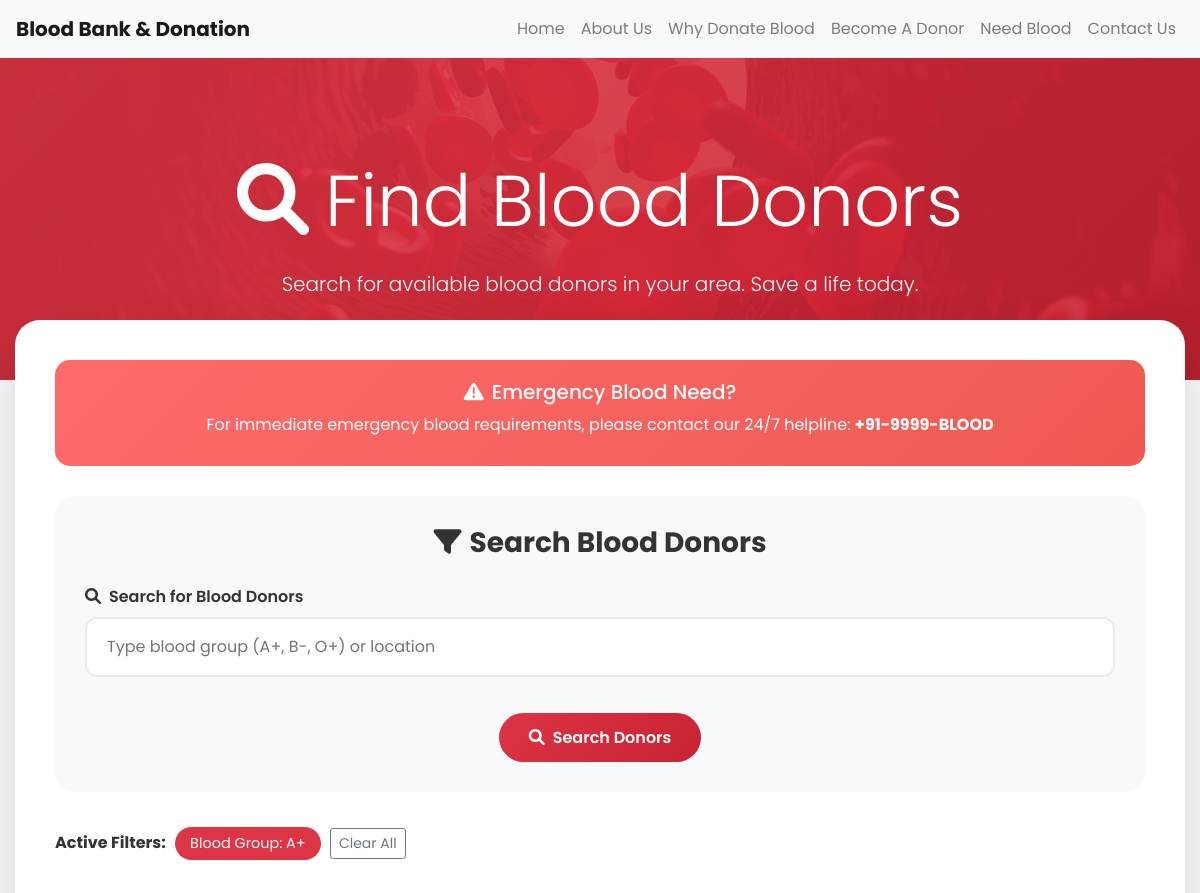
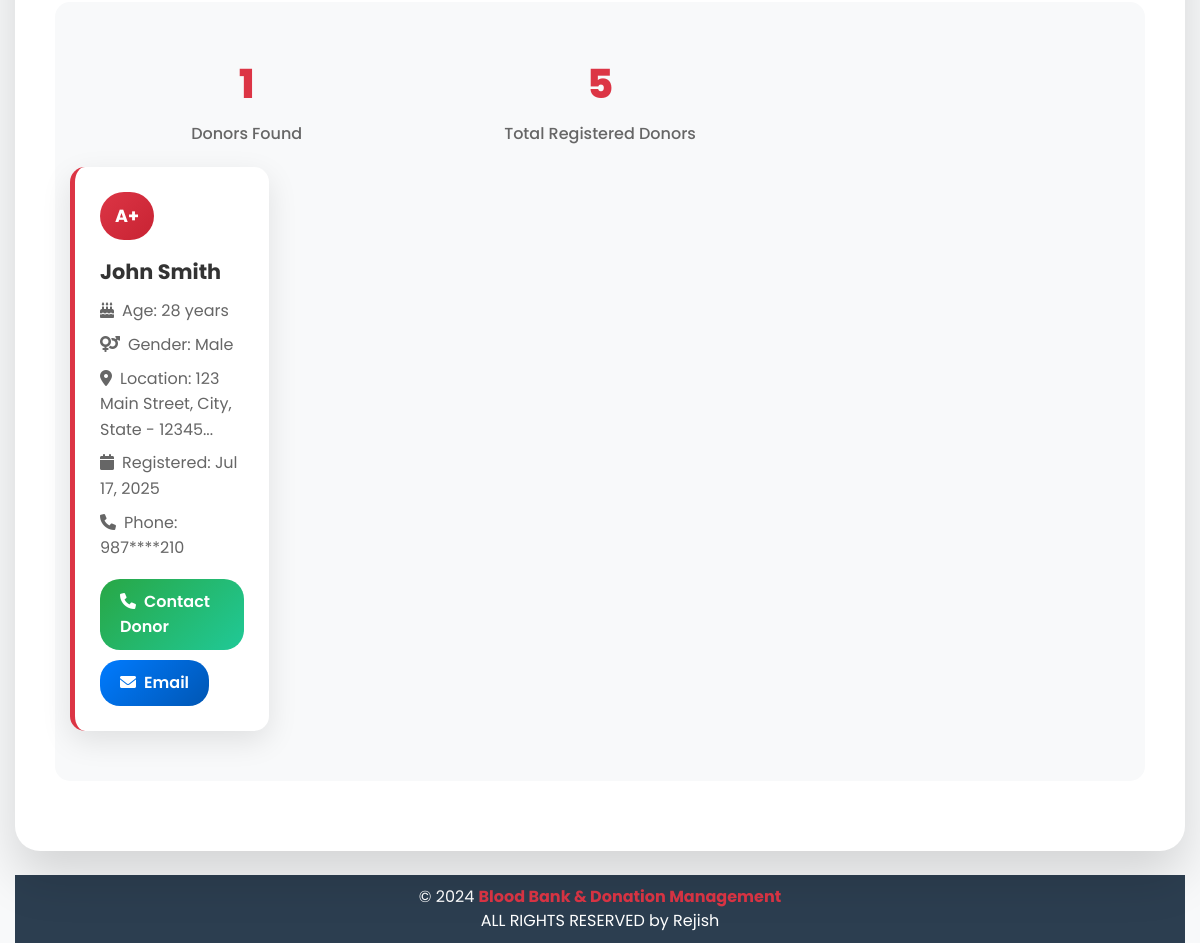
Screenshot of /views/pages/need_blood.php?blood_group=1 with the database file from the repository (2 pictures, top to bottom).
### tables this page shows
CREATE TABLE `donor_details` (
  `donor_id` int(11) NOT NULL AUTO_INCREMENT,
  `donor_name` varchar(100) NOT NULL,
  `donor_number` varchar(15) NOT NULL,
  `donor_mail` varchar(100) DEFAULT NULL,
  `donor_age` int(3) NOT NULL,
  `donor_gender` enum('Male','Female','Other') NOT NULL,
  `donor_blood` int(11) NOT NULL,
  `donor_address` text NOT NULL,
  `registration_date` timestamp NOT NULL DEFAULT CURRENT_TIMESTAMP,
  PRIMARY KEY (`donor_id`),
  KEY `fk_donor_blood` (`donor_blood`),
  CONSTRAINT `fk_donor_blood` FOREIGN KEY (`donor_blood`) REFERENCES `blood` (`blood_id`) ON DELETE RESTRICT ON UPDATE CASCADE
);

CREATE TABLE `blood` (
  `blood_id` int(11) NOT NULL AUTO_INCREMENT,
  `blood_group` varchar(10) NOT NULL,
  PRIMARY KEY (`blood_id`)
);

### views/pages/need_blood.php (the view, shortened to what this page needs)
<!DOCTYPE html>
<html lang="en">
<?php
include($_SERVER['DOCUMENT_ROOT'] . '/blood bank/config/config.php');
include($_SERVER['DOCUMENT_ROOT'] . '/blood bank/views/header/head.php');
?>
<head>
    <link rel="stylesheet" href="https://cdnjs.cloudflare.com/ajax/libs/font-awesome/6.0.0/css/all.min.css">
</head>
<body>
<div class="hero-section">
    <div class="container">
        <div class="hero-content">
            <h1 class="display-3 mb-4" style="color:white;">
                <i class="fas fa-search mr-3"></i>Find Blood Donors
            </h1>
            <p class="lead mb-0">Search for available blood donors in your area. Save a life today.</p>
        </div>
    </div>
</div>
<div class="container">
    <div class="search-container">
        <div class="emergency-notice">
            <h5><i class="fas fa-exclamation-triangle mr-2"></i>Emergency Blood Need?</h5>
            <p class="mb-2">For immediate emergency blood requirements, please contact our 24/7 helpline: <strong>+91-9999-BLOOD</strong></p>
        </div>
        <div class="search-form">
            <h3 class="text-center mb-4"><i class="fas fa-filter mr-2"></i>Search Blood Donors</h3>
            <form method="GET" action="need_blood.php">
                <div class="row mb-3">
                    <div class="col-12">
                        <div class="form-group-modern">
                            <label class="form-label">
                                <i class="fas fa-search mr-2"></i>Search for Blood Donors
                            </label>
                            <input type="text" name="quick_search" class="form-control-modern"
                                   placeholder="Type blood group (A+, B-, O+) or location"
                                   value="<?php echo isset($_GET['quick_search']) ? htmlspecialchars($_GET['quick_search']) : ''; ?>">
                        </div>
                    </div>
                </div>
                <div class="row">
                    <div class="col-12 text-center">
                        <button type="submit" class="btn-search" style="width: auto; padding: 12px 30px;">
                            <i class="fas fa-search mr-2"></i>Search Donors
                        </button>
                    </div>
                </div>
            </form>
        </div>
        <div class="search-results">
            <?php
            $has_search_query = !empty($_GET['quick_search']) || !empty($_GET['blood_group']) ||
                               !empty($_GET['location']) || !empty($_GET['gender']) ||
                               !empty($_GET['min_age']) || !empty($_GET['max_age']);
            if ($has_search_query) {
                $search_conditions = [];
                $params = [];
                $types = "";
                $base_sql = "SELECT d.*, b.blood_group FROM donor_details d
                            JOIN blood b ON d.donor_blood = b.blood_id WHERE 1=1";
                if (!empty($_GET['blood_group'])) {
                    $search_conditions[] = "d.donor_blood = ?";
                    $params[] = $_GET['blood_group'];
                    $types .= "i";
                }
                if (!empty($search_conditions)) {
                    $base_sql .= " AND " . implode(" AND ", $search_conditions);
                }
                $base_sql .= " ORDER BY d.registration_date DESC";
                if (!empty($params)) {
                    $stmt = mysqli_prepare($conn, $base_sql);
                    if ($stmt) {
                        mysqli_stmt_bind_param($stmt, $types, ...$params);
                        mysqli_stmt_execute($stmt);
                        $result = mysqli_stmt_get_result($stmt);
                    } else {
                        echo "<div class='alert alert-danger'>Error preparing search query: " . mysqli_error($conn) . "</div>";
                        $result = false;
                    }
                } else {
                    $result = mysqli_query($conn, $base_sql);
                    if (!$result) {
                        echo "<div class='alert alert-danger'>Error executing query: " . mysqli_error($conn) . "</div>";
                    }
                }
                $active_filters = [];
                if (!empty($_GET['blood_group'])) {
                    $bg_sql = "SELECT blood_group FROM blood WHERE blood_id = " . intval($_GET['blood_group']);
                    $bg_result = mysqli_query($conn, $bg_sql);
                    $bg_row = mysqli_fetch_assoc($bg_result);
                    $active_filters[] = "Blood Group: " . $bg_row['blood_group'];
                }
                if (!empty($active_filters)) {
                    echo "<div class='mb-3'>";
                    echo "<strong>Active Filters:</strong> ";
                    foreach ($active_filters as $filter) {
                        echo "<span class='filter-badge'>{$filter}</span>";
                    }
                    echo " <a href='need_blood.php' class='btn btn-sm btn-outline-secondary'>Clear All</a>";
                    echo "</div>";
                }
                if ($result) {
                    $donor_count = mysqli_num_rows($result);
                } else {
                    $donor_count = 0;
                }
                echo "<div class='stats-row'>";
                echo "<div class='row'>";
                echo "<div class='col-md-4'>";
                echo "<div class='stat-card'>";
                echo "<span class='stat-number'>{$donor_count}</span>";
                echo "<div class='stat-label'>Donors Found</div>";
                echo "</div>";
                echo "</div>";
                $total_sql = "SELECT COUNT(*) as total FROM donor_details";
                $total_result = mysqli_query($conn, $total_sql);
                $total_row = mysqli_fetch_assoc($total_result);
                echo "<div class='col-md-4'>";
                echo "<div class='stat-card'>";
                echo "<span class='stat-number'>{$total_row['total']}</span>";
                echo "<div class='stat-label'>Total Registered Donors</div>";
                echo "</div>";
                echo "</div>";
            }
            ?>
            <div class="row">
                <?php
                if ($has_search_query && $donor_count > 0) {
                    while ($row = mysqli_fetch_assoc($result)) {
                        echo "<div class='col-md-6'>";
                        echo "<div class='donor-card'>";
                        echo "<div class='donor-blood-type'>{$row['blood_group']}</div>";
                        echo "<div class='donor-name'>{$row['donor_name']}</div>";
                        echo "<div class='donor-info'><i class='fas fa-birthday-cake mr-2'></i>Age: {$row['donor_age']} years</div>";
                        echo "<div class='donor-info'><i class='fas fa-venus-mars mr-2'></i>Gender: {$row['donor_gender']}</div>";
                        echo "<div class='donor-info'><i class='fas fa-map-marker-alt mr-2'></i>Location: " . substr($row['donor_address'], 0, 50) . "...</div>";
                        echo "<div class='donor-info'><i class='fas fa-calendar mr-2'></i>Registered: " . date('M d, Y', strtotime($row['registration_date'])) . "</div>";
                        $masked_phone = substr($row['donor_number'], 0, 3) . "****" . substr($row['donor_number'], -3);
                        echo "<div class='donor-info'><i class='fas fa-phone mr-2'></i>Phone: {$masked_phone}</div>";
                        echo "<a href='tel:{$row['donor_number']}' class='contact-btn'>";
                        echo "<i class='fas fa-phone mr-2'></i>Contact Donor";
                        echo "</a>";
                        if (!empty($row['donor_mail'])) {
                            echo " <a href='mailto:{$row['donor_mail']}' class='contact-btn' style='background: linear-gradient(135deg, #007bff, #0056b3);'>";
                            echo "<i class='fas fa-envelope mr-2'></i>Email";
                            echo "</a>";
                        }
                        echo "</div>";
                        echo "</div>";
                    }
                }
                ?>
            </div>
            </div>
        </div>
    </div>
</div>
<?php
include($_SERVER['DOCUMENT_ROOT'] .'/blood bank/views/footer/footer.php');
?>
</body>
</html>

### public/css/style.css (style rules this page uses)
body { font-family: 'Roboto', Arial, sans-serif; line-height: 1.6; background-color: #f8f9fa; color: #333; }
.container { max-width: 1200px; margin: 0 auto; padding: 0 15px; }
h1, h2, h3, h4 { margin-bottom: 20px; font-weight: 700; }
h1 { font-weight: bold; color: #e74c3c; }

### views/pages/need_blood.php (style rules this page uses)
* { font-family: 'Poppins', sans-serif; }
.hero-section { background: linear-gradient(135deg, #dc3545 0%, #c82333 100%); color: white; padding: 100px 0 80px 0; position: relative; overflow: hidden; }
.hero-section::before { content: ''; position: absolute; top: 0; left: 0; right: 0; bottom: 0; background: url('../../public/image/blood-cells.jpg') center/cover; opacity: 0.1; }
.hero-content { position: relative; z-index: 2; text-align: center; }
.search-container { background: white; border-radius: 25px; box-shadow: 0 25px 50px rgba(0,0,0,0.15); padding: 40px; margin-top: -60px; position: relative; z-index: 3; }
.search-form { background: #f8f9fa; border-radius: 20px; padding: 30px; margin-bottom: 30px; }
.form-group-modern { margin-bottom: 20px; }
.form-label { font-weight: 600; color: #333; margin-bottom: 8px; display: block; }
.form-control-modern { border: 2px solid #e9ecef; border-radius: 12px; padding: 15px 20px; font-size: 1rem; transition: all 0.3s ease; width: 100%; }
.btn-search { background: linear-gradient(135deg, #dc3545, #c82333); border: none; color: white; padding: 15px 30px; border-radius: 25px; font-weight: 600; transition: all 0.3s ease; width: 100%; }
.donor-card { background: white; border-radius: 15px; box-shadow: 0 10px 30px rgba(0,0,0,0.1); padding: 25px; margin-bottom: 20px; transition: all 0.3s ease; border-left: 5px solid #dc3545; }
.donor-blood-type { background: linear-gradient(135deg, #dc3545, #c82333); color: white; padding: 10px 15px; border-radius: 50px; font-weight: 700; font-size: 1.1rem; display: inline-block; margin-bottom: 15px; }
.donor-info { color: #666; margin-bottom: 8px; }
.donor-name { font-size: 1.3rem; font-weight: 700; color: #333; margin-bottom: 10px; }
.contact-btn { background: linear-gradient(135deg, #28a745, #20c997); border: none; color: white; padding: 10px 20px; border-radius: 20px; font-weight: 600; transition: all 0.3s ease; text-decoration: none; display: inline-block; margin-top: 10px; }
.emergency-notice { background: linear-gradient(135deg, #ff6b6b, #ee5a52); color: white; padding: 20px; border-radius: 15px; margin-bottom: 30px; text-align: center; }
.stats-row { background: #f8f9fa; border-radius: 15px; padding: 30px; margin: 30px 0; }
.stat-card { text-align: center; padding: 20px; }
.stat-number { font-size: 2.5rem; font-weight: 800; color: #dc3545; display: block; }
.stat-label { color: #666; font-weight: 500; margin-top: 5px; }
.filter-badge { background: #dc3545; color: white; padding: 5px 15px; border-radius: 20px; font-size: 0.9rem; margin: 5px; display: inline-block; }

### rows the page displays
donor_details: donor_blood.blood_group "A+", donor_name "John Smith", donor_age "28", donor_gender "Male", donor_address "123 Main Street, City, State - 12345", registration_date "Jul 17, 2025", donor_number "987****210"

### other values shown
$filter "Blood Group: A+"
$donor_count "1"
$total_row['total'] "5"
